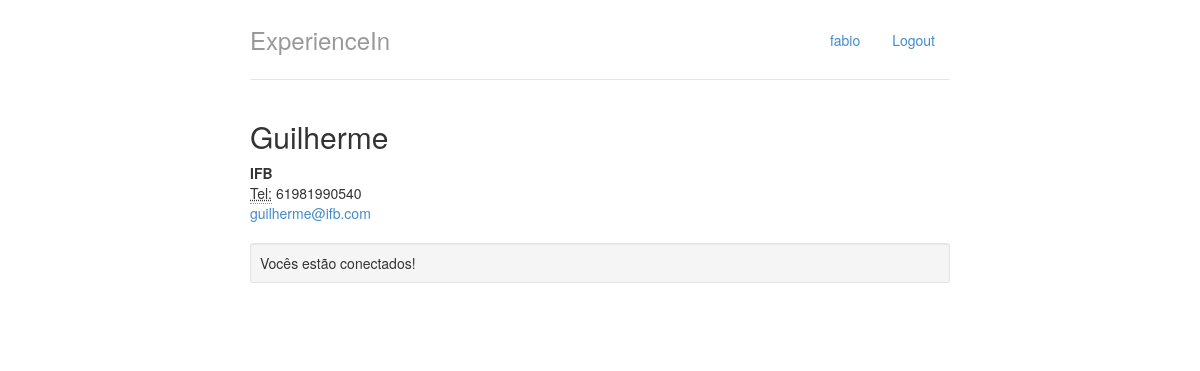
The app's page /perfis/2 (signed in) with its own data.
### perfis/models.py (models this page shows, shortened)
class Perfil(models.Model):
	nome = models.CharField(max_length=255, null=False)
	telefone = models.CharField(max_length=15, null=False)
	nome_empresa = models.CharField(max_length=255, null=False)
	contatos = models.ManyToManyField('self')
	usuario = models.OneToOneField(User, on_delete=models.CASCADE, related_name='perfil')
	@property
	def email(self):
		return self.usuario.email

### perfis/views.py (the view)
# urls.py: path('perfis/<int:perfil_id>', views.exibir, name='exibir'),
@login_required
def exibir(request, perfil_id):
    perfil = Perfil.objects.get(id=perfil_id)
    perfil_logado = get_perfil_logado(request)
    ja_e_contato = perfil in perfil_logado.contatos.all()
    return render(request, 'perfil.html', {'perfil' : perfil, 'perfil_logado' : get_perfil_logado(request), 'ja_e_contato' : ja_e_contato})

### perfis/views.py (called while the page is built)
@login_required
def get_perfil_logado(request):
    return request.user.perfil

### perfis/templates/perfil.html
{% extends "base.html" %}
{% block body %}
<div class="row">
	<div class="col-lg-12">
		<h2 style="margin-top: 0">{{ perfil.nome }}</h2>
		<address>
			<strong>{{ perfil.nome_empresa }}</strong><br>
			<abbr title="Telefone">Tel:</abbr> {{ perfil.telefone }}<br>
			<a href="mailto:{{ perfil.email }}">{{ perfil.email }}</a>
		</address>
		{% if ja_e_contato %}
			<div class="well well-sm">Vocês estão conectados!</div>
		{% else %}
			<a href="{% url 'convidar' perfil.id %}" class="btn btn-success" role="button">convidar</a>
		{% endif %}
	</div>
</div>
{% endblock %}

### perfis/templates/base.html (shortened to what this page needs)
{% load staticfiles %}
<!DOCTYPE html>
<html lang="pt-br">
<head>
	<link rel="stylesheet" href="{% static "styles/bootstrap.css" %}">
	<link rel="stylesheet" href="{% static "styles/main.css" %}">
</head>
<body>
	<div class="container">
		<div class="header">
			<ul class="nav nav-pills pull-right">
				<li><a href="{% url 'index' %}">{{ perfil_logado.nome }}</a></li>
				<li><a href="/logout/">Logout</a></li>
			</ul>
			<h3 class="text-muted">ExperienceIn</h3>
		</div>
		<div class="row content">
			{% block body %}
			{% endblock %}
		</div>
	</div>
</body>
</html>

### perfis/static/styles/main.css (style rules this page uses)
body { padding-top: 20px; padding-bottom: 20px; }
.header, .content, .footer { padding-left: 15px; padding-right: 15px; }
.header { border-bottom: 1px solid #e5e5e5; }
.header h3 { margin-top: 0; margin-bottom: 0; line-height: 40px; padding-bottom: 19px; }
@media (min-width: 768px) { .container { max-width: 730px; } }
.content { margin: 40px 0; }
@media screen and (min-width: 768px) { .header, .content, .footer { padding-left: 0; padding-right: 0; } }
@media screen and (min-width: 768px) { .header { margin-bottom: 30px; } }

### records on screen
Perfil: nome "fabio"
Perfil: nome "Guilherme", nome_empresa "IFB", telefone "61981990540", email "guilherme@ifb.com"
